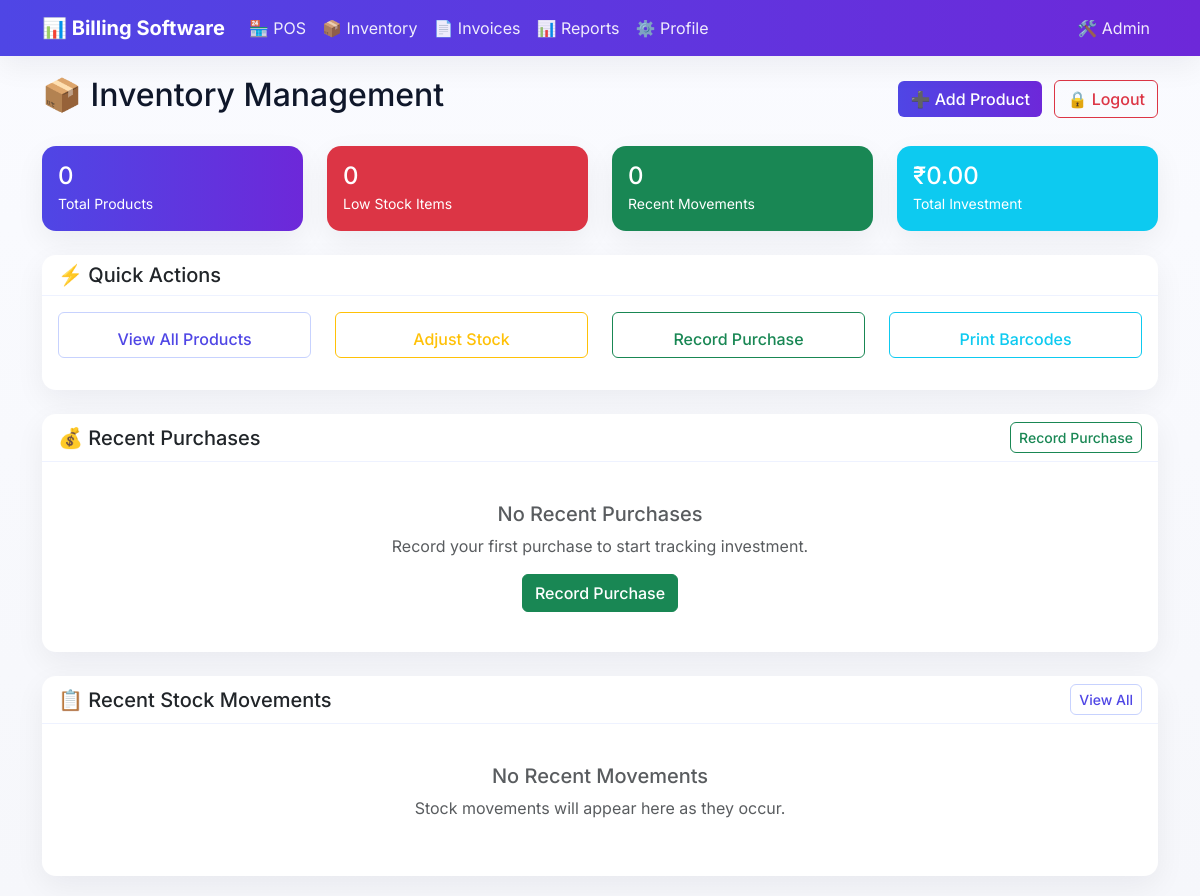
The page /inventory/dashboard/ (signed in) on the database as committed earlier.
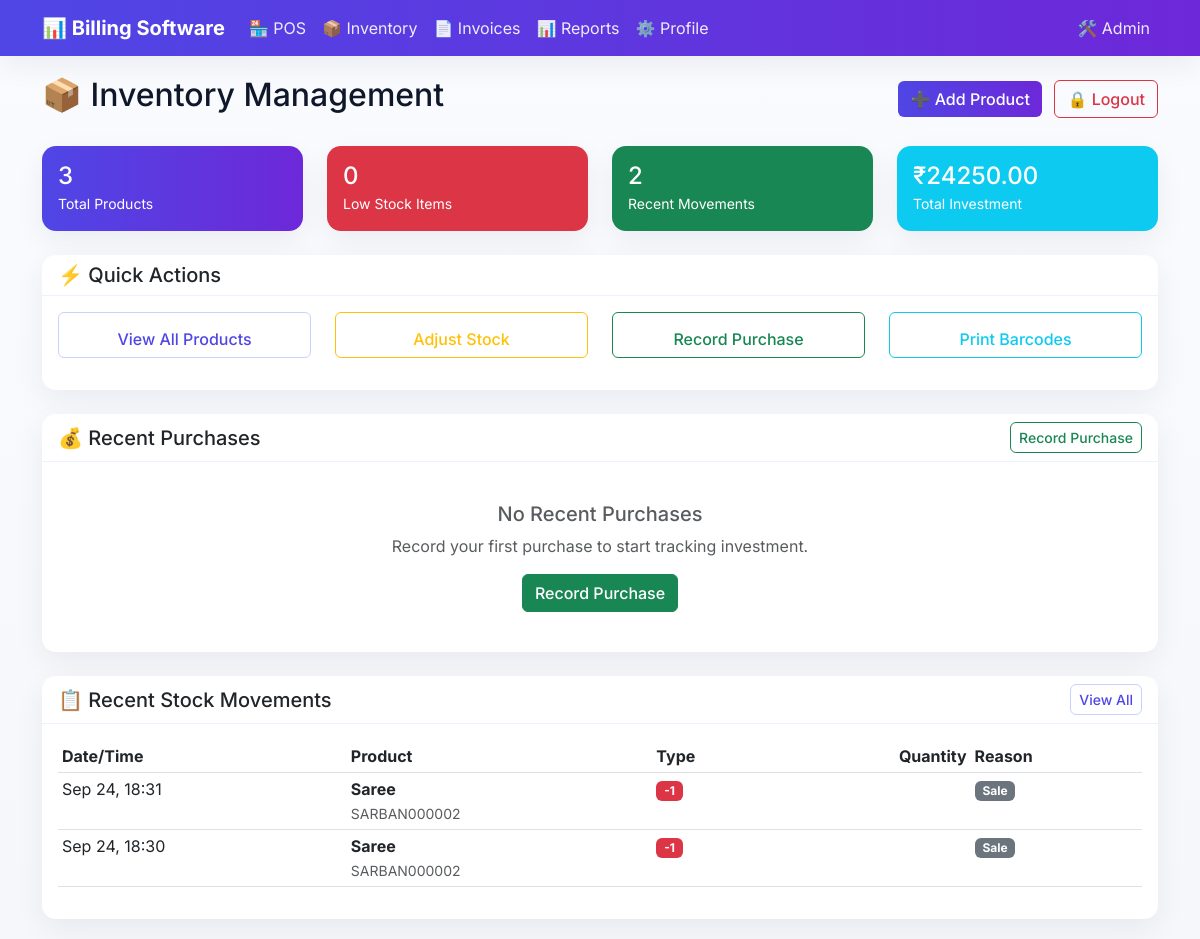
The same page on the database as committed later.
### inventory/models.py (models this page shows, shortened)
class StockMovement(models.Model):
    MOVEMENT_REASONS = [
        ('purchase', 'Purchase'),
        ('sale', 'Sale'),
        ('adjustment', 'Stock Adjustment'),
        ('return', 'Return'),
        ('damage', 'Damage/Loss'),
    ]
    product = models.ForeignKey(Product, on_delete=models.CASCADE, related_name='stock_movements')
    qty_change = models.DecimalField(
        max_digits=10,
        decimal_places=0,
        help_text="Positive for stock in, negative for stock out"
    )
    reason = models.CharField(max_length=20, choices=MOVEMENT_REASONS, default='adjustment')
    unit_cost = models.DecimalField(
        max_digits=10,
        decimal_places=0,
        blank=True,
        null=True,
        validators=[MinValueValidator(Decimal('0'))],
        help_text="Unit cost for purchases"
    )
    reference = models.CharField(max_length=100, blank=True, null=True, help_text="Reference like invoice number")
    notes = models.TextField(blank=True, null=True)
    timestamp = models.DateTimeField(auto_now_add=True)
    class Meta:
        ordering = ['-timestamp']
        verbose_name = "Stock Movement"
        verbose_name_plural = "Stock Movements"

class Product(models.Model):
    name = models.CharField(max_length=200)
    collection = models.ForeignKey('Collection', on_delete=models.SET_NULL, blank=True, null=True, related_name='products')
    sku = models.CharField(max_length=50, unique=True, blank=True, null=True, help_text="Stock Keeping Unit")
    barcode_value = models.CharField(max_length=100, unique=True, blank=True, null=True)
    price_incl_tax = models.DecimalField(
        max_digits=10,
        decimal_places=0,
        validators=[MinValueValidator(Decimal('1'))],
        help_text="Price including tax"
    )
    tax_rate = models.DecimalField(max_digits=5, decimal_places=2, default=5.00, help_text="Tax rate percentage")
    cost_price = models.DecimalField(
        max_digits=10,
        decimal_places=0,
        validators=[MinValueValidator(Decimal('0'))],
        default=0,
        help_text="Cost price per unit"
    )
    track_stock = models.BooleanField(default=True, help_text="Whether to track stock for this product")
    stock_quantity = models.DecimalField(
        max_digits=10,
        decimal_places=0,
        default=0,
        help_text="Current stock quantity"
    )
    hsn = models.CharField(max_length=20, blank=True, null=True, help_text="HSN/SAC Code")
    unit = models.CharField(max_length=20, default="pcs", help_text="Unit of measurement")
    description = models.TextField(blank=True, null=True)
    created_at = models.DateTimeField(auto_now_add=True)
    updated_at = models.DateTimeField(auto_now=True)
    class Meta:
        ordering = ['name']
        verbose_name = "Product"
        verbose_name_plural = "Products"

### inventory/views.py (the view)
# urls.py: path('dashboard/', views.inventory_dashboard, name='inventory_dashboard'),
def inventory_dashboard(request):
    if not request.session.get('inventory_authenticated'):
        return redirect('inventory:inventory_login')
    total_products = Product.objects.count()
    low_stock_products = Product.objects.filter(track_stock=True, stock_quantity__lt=5).count()
    recent_movements = StockMovement.objects.select_related('product').order_by('-timestamp')[:10]
    total_investment = 0
    for product in Product.objects.filter(track_stock=True):
        total_investment += product.stock_quantity * product.cost_price
    recent_purchases = StockMovement.objects.filter(
        reason='purchase'
    ).select_related('product').order_by('-timestamp')[:5]
    context = {
        'total_products': total_products,
        'low_stock_products': low_stock_products,
        'recent_movements': recent_movements,
        'total_investment': total_investment,
        'recent_purchases': recent_purchases,
        'page_title': 'Inventory Dashboard'
    }
    return render(request, 'inventory/dashboard.html', context)

### templates/inventory/dashboard.html (shortened to what the changed rows need)
{% extends 'base.html' %}
{% block content %}
<div class="d-flex justify-content-between align-items-center mb-4">
    <h2>📦 Inventory Management</h2>
</div>
<div class="row mb-4">
    <div class="col-md-3">
        <div class="card bg-primary text-white">
            <div class="card-body">
                <div class="d-flex justify-content-between">
                    <div>
                        <h4 class="mb-0">{{ total_products }}</h4>
                        <small>Total Products</small>
                    </div>
                </div>
            </div>
        </div>
    </div>
    <div class="col-md-3">
        <div class="card bg-success text-white">
            <div class="card-body">
                <div class="d-flex justify-content-between">
                    <div>
                        <h4 class="mb-0">{{ recent_movements|length }}</h4>
                        <small>Recent Movements</small>
                    </div>
                </div>
            </div>
        </div>
    </div>
    <div class="col-md-3">
        <div class="card bg-info text-white">
            <div class="card-body">
                <div class="d-flex justify-content-between">
                    <div>
                        <h4 class="mb-0">₹{{ total_investment|floatformat:2 }}</h4>
                        <small>Total Investment</small>
                    </div>
                </div>
            </div>
        </div>
    </div>
</div>
<div class="row">
    <div class="col-md-12">
        <div class="card">
            <div class="card-body">
                {% if recent_movements %}
                    <div class="table-responsive">
                        <table class="table table-sm">
                            <thead>
                                <tr>
                                    <th>Date/Time</th>
                                    <th>Product</th>
                                    <th>Type</th>
                                    <th class="text-end">Quantity</th>
                                    <th>Reason</th>
                                </tr>
                            </thead>
                            <tbody>
                                {% for movement in recent_movements %}
                                <tr>
                                    <td>{{ movement.timestamp|date:"M d, H:i" }}</td>
                                    <td>
                                        <strong>{{ movement.product.name }}</strong><br>
                                        <small class="text-muted">{{ movement.product.sku }}</small>
                                    </td>
                                    <td>
                                        {% if movement.qty_change > 0 %}
                                            <span class="badge bg-success">+{{ movement.qty_change }}</span>
                                        {% else %}
                                            <span class="badge bg-danger">{{ movement.qty_change }}</span>
                                        {% endif %}
                                    </td>
                                    <td class="text-end">{{ movement.new_qty }}</td>
                                    <td>
                                        <span class="badge bg-secondary">{{ movement.get_reason_display }}</span>
                                    </td>
                                </tr>
                                {% endfor %}
                            </tbody>
                        </table>
                    </div>
                {% else %}
                    <div class="text-center py-4">
                        <h5 class="text-muted">No Recent Movements</h5>
                        <p class="text-muted">Stock movements will appear here as they occur.</p>
                    </div>
                {% endif %}
            </div>
        </div>
    </div>
</div>
{% endblock %}

Rows that differ between the two databases and show on the page:
added StockMovement: timestamp "Sep 24, 18:31", product.name "Saree", product.sku "SARBAN000002", qty_change "-1", reason "Sale"
added StockMovement: timestamp "Sep 24, 18:30", product.name "Saree", product.sku "SARBAN000002", qty_change "-1", reason "Sale"
Other text that changed with them:
{{ total_products }}: "0" → "3"
{{ recent_movements|length }}: "0" → "2"
{{ total_investment|floatformat:2 }}: "0.00" → "24250.00"
text no longer shown: "No Recent Movements Stock movements will appear here as they occur."
text now shown: "Date/Time Product Type Quantity Reason"
